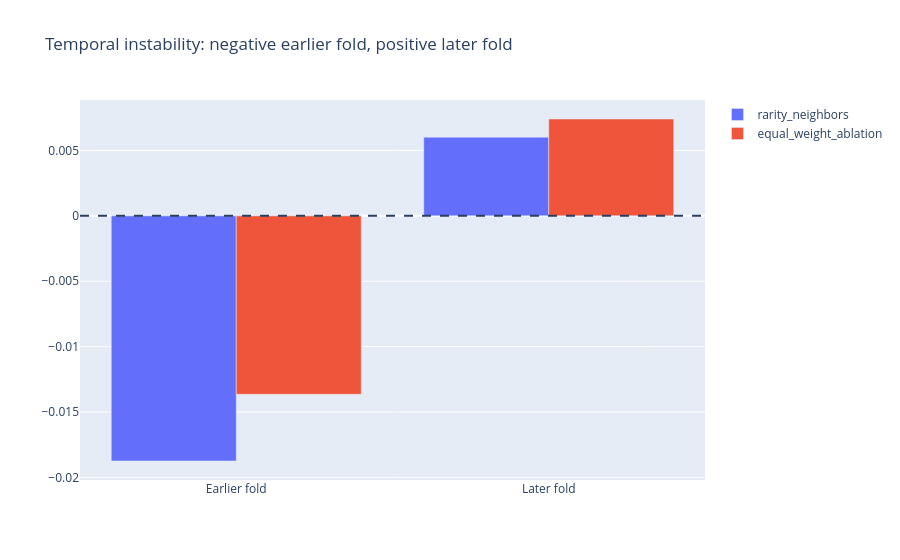

Notebook cell for this chart:
### Markdown cell above
## 2 · Chronological stability

### Code cell
f=go.Figure()
for a in arms[1:]:f.add_trace(go.Bar(name=a,x=['Earlier fold','Later fold'],y=result['comparisons'][a+'_minus_control_shared']['fold_gains']))
f.add_hline(y=0,line_dash='dash');f.update_layout(title='Temporal instability: negative earlier fold, positive later fold',barmode='group');emit(f)

### Figure 1 — Plotly figure (JSON) as saved in the notebook; plotly's stock layout.template omitted (floating-point values rounded to 4 significant figures)
{"data": [{"name": "rarity_neighbors", "type": "bar", "x": ["Earlier fold", "Later fold"], "y": [-0.01875, 0.006018]}, {"name": "equal_weight_ablation", "type": "bar", "x": ["Earlier fold", "Later fold"], "y": [-0.01365, 0.007409]}], "layout": {"barmode": "group", "shapes": [{"line": {"dash": "dash"}, "type": "line", "x0": 0, "x1": 1, "xref": "x domain", "y0": 0, "y1": 0, "yref": "y"}], "title": {"text": "Temporal instability: negative earlier fold, positive later fold"}}}
